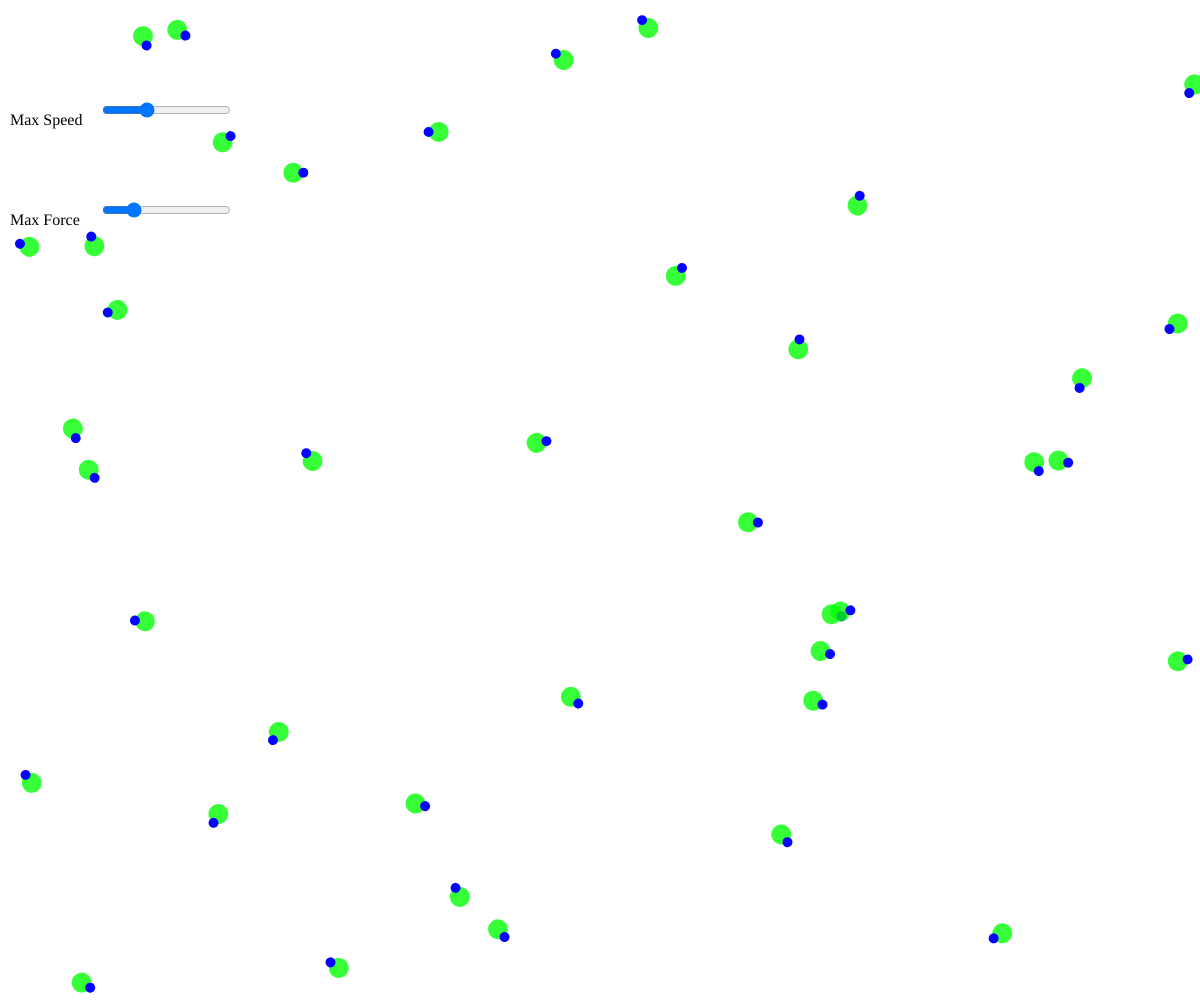
Frame 1 (no input)
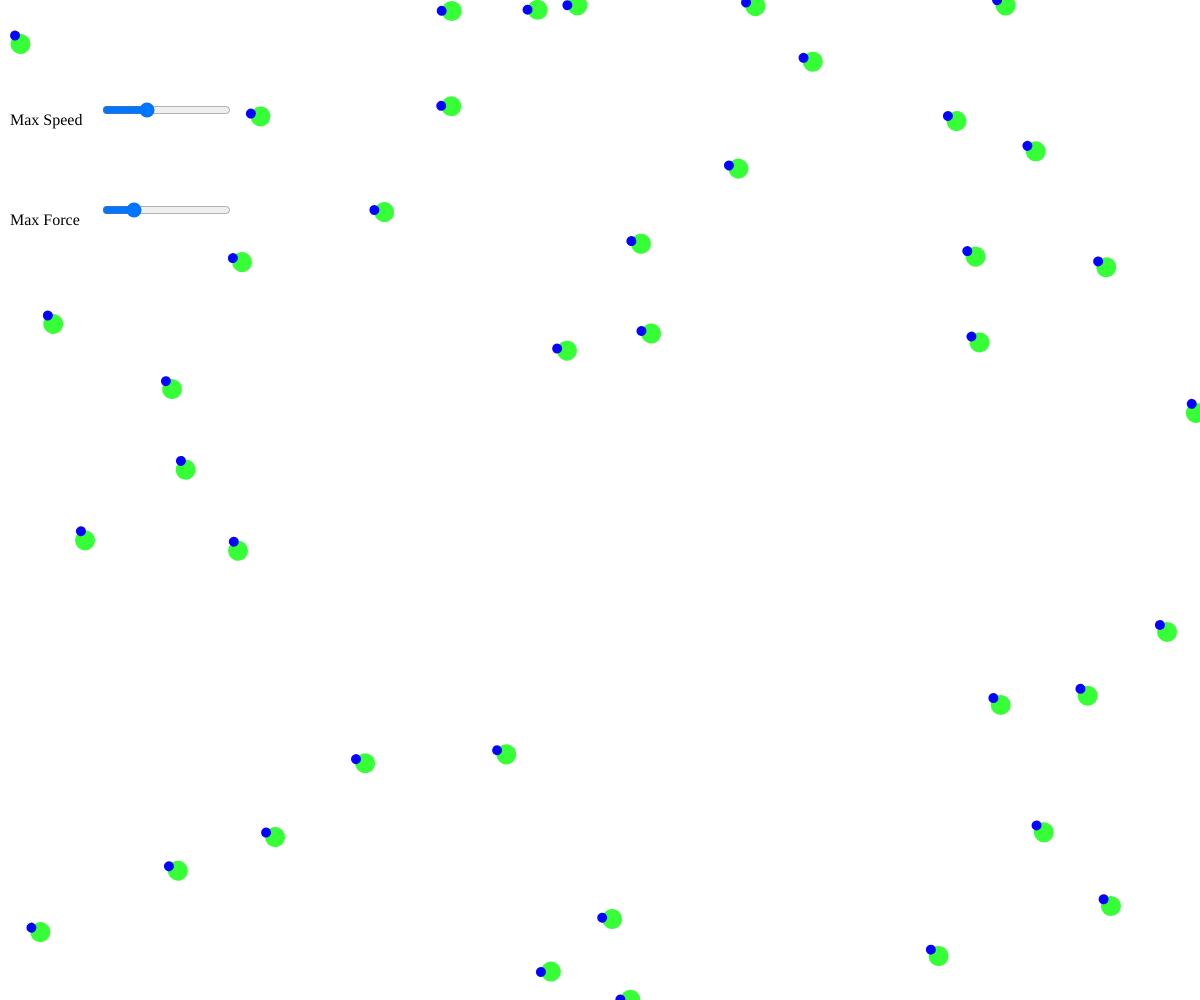
Frame 60 (no input)
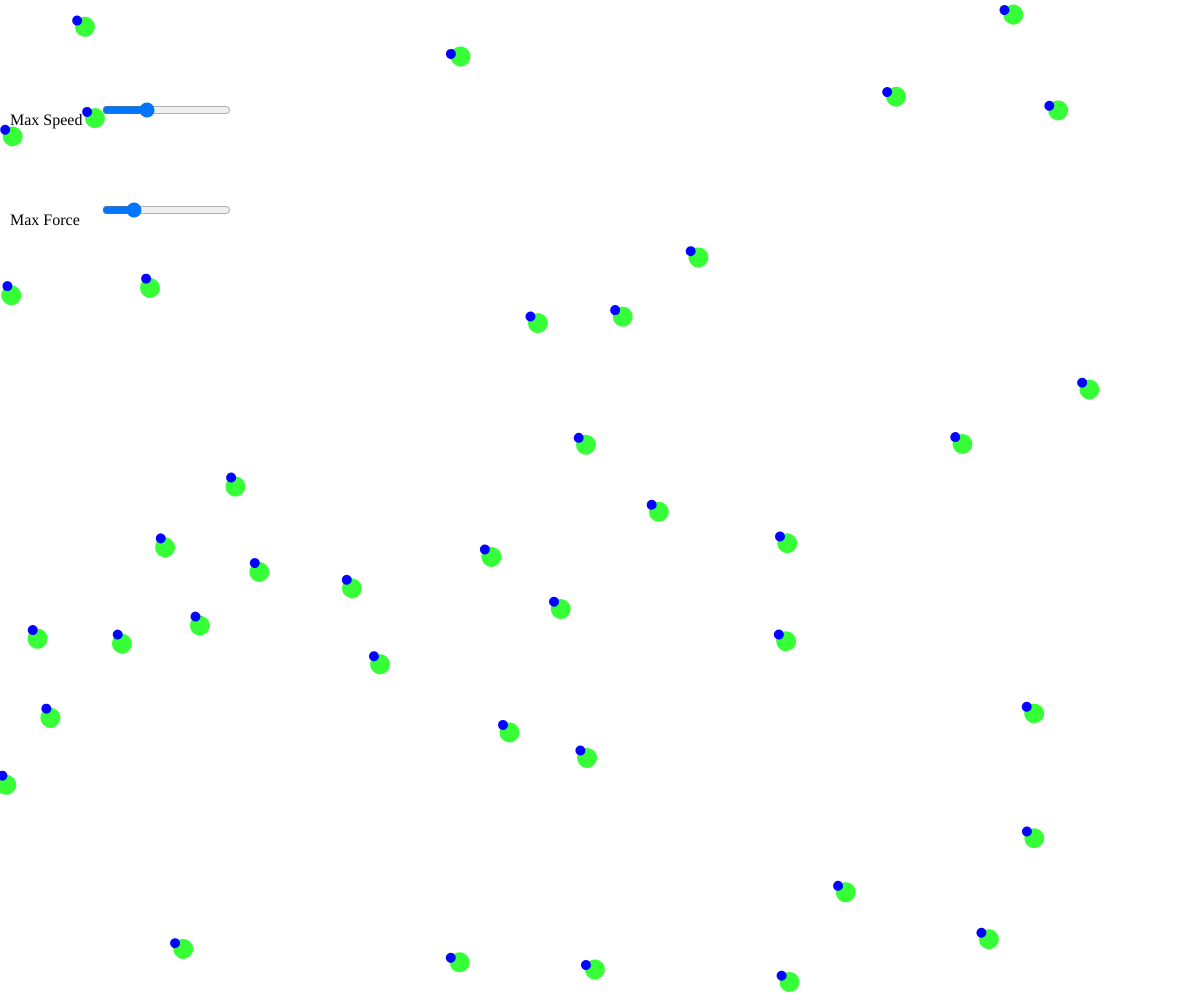
Frame 120 (the mouse pressed at the canvas centre since frame 60)

The p5.js sketch that drew these frames (run headless with seeded random() and noise() and a simulated clock; from frame 60 on, the mouse is pressed at the canvas centre):

// p5.js sketch
// ── sketch.js
class Vehicle{
  constructor(pos){
    this.pos = pos.copy();
    this.vel = p5.Vector.random2D().mult(random(1,5));
    this.acc = createVector(0,0);

    this.angle = 0;

    this.size = 20;

    this.maxSpeed = carMaxSpeedSlider.value();
    this.maxForce = carMaxForceSlider.value();
  }

  resetPosition(){
    this.pos = createVector(random(0,width),random(0,height));
  }

  getVel(){
    return this.vel.copy();
  }

  getPosition(){
    return this.pos.copy();
  }

  applyForce(force){
    if(force)this.acc.add(force);
  }

  applyCluster(cars){
    let sepForce = this.separate(cars);
    this.applyForce(sepForce);

    let alignmentForce = this.alignment(cars);
    this.applyForce(alignmentForce);

    this.gather(cars);
  }

  //聚集
  gather(cars){
    let total = createVector();
    let count = 0;
    let distCondition = this.size * 3;//只和这个距离内的car有聚集关系

    for(let i = 0;i < cars.length;i ++){
      let car = cars[i];
      let carPos = car.getPosition();
      let distDir = p5.Vector.sub(this.getPosition(),car.getPosition());
      if(distDir.mag() < distCondition){
        total.add(carPos);
        count ++;
      }
    }
    if(count < 0) return;

    total.mult(0.4);
    this.seek(total);
  }

  //对齐
  alignment(cars){
    let total = createVector();
    let count = 0;
    let distCondition = this.size * 8;//只和这个距离内的car有对齐关系
    for(let i = 0;i < cars.length;i ++){
      let car = cars[i];
      let dir = car.getVel();
      let distDir = p5.Vector.sub(this.getPosition(),car.getPosition());
      if(distDir.mag() < distCondition){
        total.add(dir);
        count ++;
      }
    }
    if(count <= 0)  return;

    let avg = total.div(count);
    //所需速度
    let need = p5.Vector.sub(avg,this.vel);
    //限制到最大速度
    need = need.copy().normalize().mult(constrain(need.mag(),0,this.maxSpeed));
    return need;
  }

  //分离
  separate(cars){
    let distCondition = this.size * 4;//只和这个距离内的car有分离关系
    let total = createVector();
    for(let i = 0;i < cars.length;i ++){
      let car = cars[i];
      let dir = p5.Vector.sub(this.getPosition(),car.getPosition());
      if(dir.mag() <= distCondition){
        //距离越大，所需的分离程度越小
        total.add(dir).div(dir.mag());
      }
    }

    //限制到最大速度
    total = total.copy().normalize().mult(constrain(total.mag(),0,this.maxSpeed));
    return total;
  }

  //寻找目标
  seek(targetPos){
    if(!targetPos)  return;
    let desiredVel = p5.Vector.sub(targetPos,this.pos);

    let steeringForce = p5.Vector.sub(desiredVel,this.vel);
    steeringForce = steeringForce.copy().normalize().mult(constrain(steeringForce.mag(),0,this.maxForce));

    this.applyForce(steeringForce);
  }

  update(){
    this.seek();
    //标准的欧拉积分
    this.vel.add(this.acc);
    this.vel = this.vel.copy().normalize().mult(constrain(this.vel.mag(),0,this.maxSpeed));
    this.pos.add(this.vel);
    this.acc.mult(0);

    this.angle = this.vel.heading();

    this.checkEdge();
  }

  checkEdge(){
    if(this.pos.x > width)  this.pos.x = 0;
    if(this.pos.x < 0)  this.pos.x = width;
    if(this.pos.y > height)  this.pos.y = 0;
    if(this.pos.y < 0)  this.pos.y = height;
  }

  display(){
    push();
      translate(this.pos.x,this.pos.y);
      rotate(this.angle);

      noStroke();
      fill(0,255,0,200);
      circle(0,0,this.size);

      noStroke();
      fill(0,0,255,250);
      circle(this.size/2,0,this.size/2);
    pop();
  }
}

let carCount = 40;
let cars = [];

let carMaxSpeedSlider = null;
let carMaxForceSlider = null;

function setup() {
  createCanvas(windowWidth, windowHeight);

  let maxSpeedText = createP('Max Speed');
  maxSpeedText.position(10,100-5);
  carMaxSpeedSlider = createSlider(0.1,30,10,0.1);
  carMaxSpeedSlider.position(100,100);

  let maxForceText = createP('Max Force');
  maxForceText.position(10,200-5);
  carMaxForceSlider = createSlider(0.05,1,0.2,0.1);
  carMaxForceSlider.position(100,200);


  for(let i = 0;i < carCount;i ++){
    let car = new Vehicle(createVector(random(0,width),random(0,height)));
    cars.push(car);
  }
}

function draw() {
  background(255);

  for(let i = 0;i < cars.length;i ++){
    let car = cars[i];

    car.maxSpeed = carMaxSpeedSlider.value();
    car.maxForce = carMaxForceSlider.value();

    car.applyCluster(cars);

    car.update();
    car.display();
  }
}

function mouseDragged(){
  let car = new Vehicle(createVector(mouseX,mouseY));
  cars.push(car);
}
